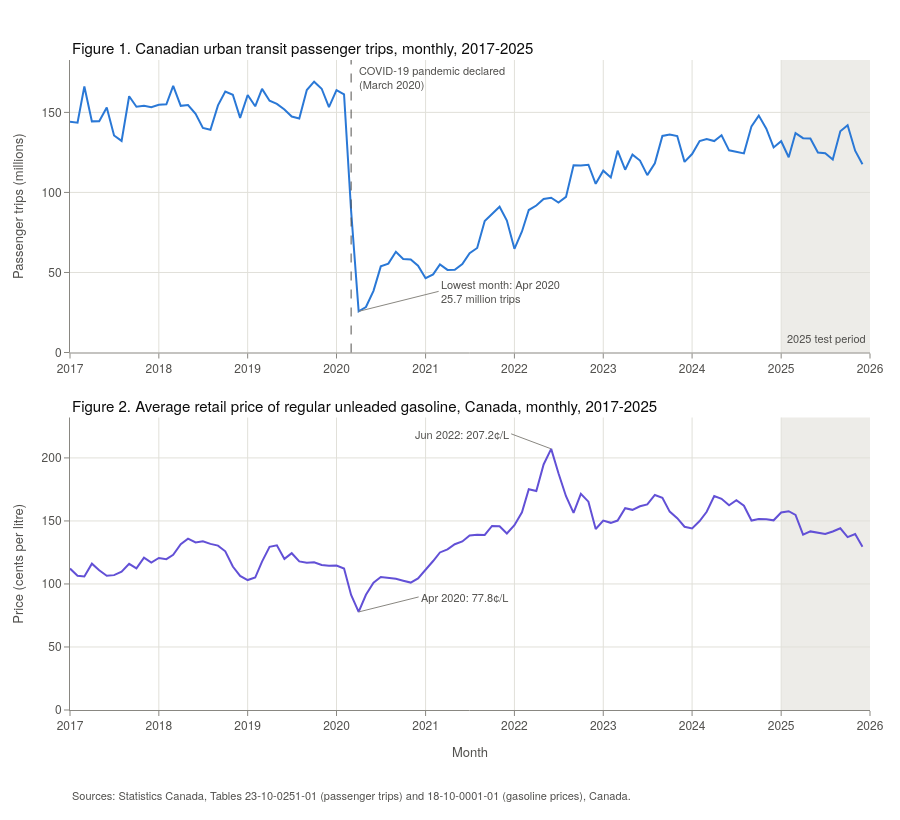

Notebook code for this chart:
### Markdown cell above
### Figures 1 and 2. Problem and context: ridership and gasoline prices over time, in aligned panels

### Code cell
# Figure 1
# Full 2017-2025 series, with the 2025 test period shaded, in two aligned panels sharing one time axis
full = monthly.copy()
test_start = pd.Timestamp(DEV_END) + pd.DateOffset(months=1)
test_end = pd.Timestamp(SCOPE_END) + pd.DateOffset(months=1)

fig = make_subplots(
    rows=2, cols=1, shared_xaxes=True, vertical_spacing=0.1,
    subplot_titles=("Figure 1. Canadian urban transit passenger trips, monthly, 2017-2025",
                    "Figure 2. Average retail price of regular unleaded gasoline, Canada, monthly, 2017-2025"))
for title in fig.layout.annotations:
    title.update(x=0, xanchor="left", font=dict(size=15, color=INK_PRIMARY))

add_ridership(fig, full, row=1)
add_gasoline(fig, full, row=2)
fig.add_vrect(x0=test_start, x1=test_end, fillcolor=GRID, opacity=0.6, line_width=0, layer="below",
              row="all", col=1)
fig.add_annotation(x=test_start, y=0, yref="y domain", xshift=4, yshift=4, xanchor="left", yanchor="bottom",
                   text="2025 test period", showarrow=False, font=dict(size=11, color=INK_SECONDARY),
                   row=1, col=1)
fig.update_xaxes(title_text="Month", row=2, col=1)
fig.update_xaxes(showticklabels=True, row=1, col=1)
fig.update_layout(height=820, showlegend=False, margin=dict(t=60))
add_source(fig, SOURCE_BOTH)
fig.show()
